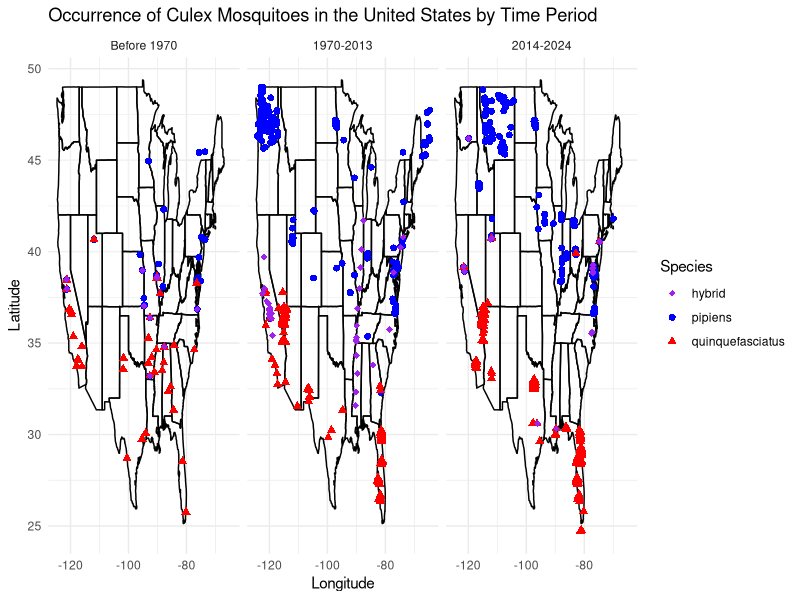
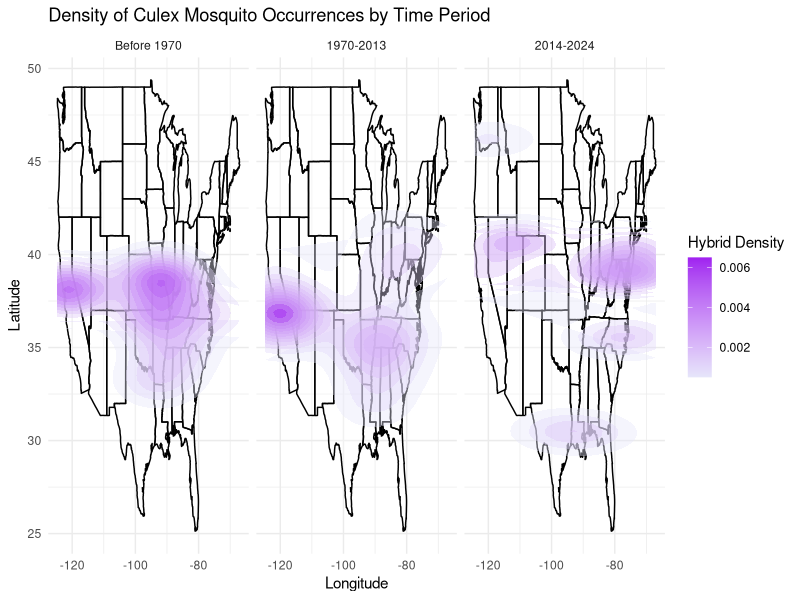

Recreate these plots in R, in order.
# Load necessary libraries
library(ggplot2)
library(sf)
library(dplyr)
library(maps)

# Load the data from your CSV files, filter out NAs, and ensure `year` column is numeric
pipiens <- read.csv("coords_pip_v4.csv") %>%
  filter(!is.na(year) & latitude > 20) %>%
  mutate(year = as.numeric(year))

quinquefasciatus <- read.csv("coords_qui_v4.csv") %>%
  filter(!is.na(year) & latitude > 20) %>%
  mutate(year = as.numeric(year))

hybrids <- read.csv("coords_hyb_v4.csv") %>%
  filter(!is.na(year) & latitude > 20) %>%
  mutate(year = as.numeric(year))

# Add time period labels to each dataset and make Time_Period a factor in chronological order
pipiens <- pipiens %>% mutate(Time_Period = factor(case_when(
  year < 1970 ~ "Before 1970",
  year >= 1970 & year <= 2013 ~ "1970-2013",
  year >= 2014 & year <= 2024 ~ "2014-2024",
  TRUE ~ "Unknown"  # Ensures no NA values in Time_Period
), levels = c("Before 1970", "1970-2013", "2014-2024")))

quinquefasciatus <- quinquefasciatus %>% mutate(Time_Period = factor(case_when(
  year < 1970 ~ "Before 1970",
  year >= 1970 & year <= 2013 ~ "1970-2013",
  year >= 2014 & year <= 2024 ~ "2014-2024",
  TRUE ~ "Unknown"
), levels = c("Before 1970", "1970-2013", "2014-2024")))

hybrids <- hybrids %>% mutate(Time_Period = factor(case_when(
  year < 1970 ~ "Before 1970",
  year >= 1970 & year <= 2013 ~ "1970-2013",
  year >= 2014 & year <= 2024 ~ "2014-2024",
  TRUE ~ "Unknown"
), levels = c("Before 1970", "1970-2013", "2014-2024")))

# Remove any entries labeled "Unknown" in Time_Period
pipiens <- pipiens %>% filter(Time_Period != "Unknown")
quinquefasciatus <- quinquefasciatus %>% filter(Time_Period != "Unknown")
hybrids <- hybrids %>% filter(Time_Period != "Unknown")

# Combine all datasets
all_data <- bind_rows(
  pipiens %>% mutate(Species = "pipiens"),
  quinquefasciatus %>% mutate(Species = "quinquefasciatus"),
  hybrids %>% mutate(Species = "hybrid")
)

# Load USA state outlines from the maps package
us_states <- map_data("state")

# Plot with facets for each time period, arranged in chronological order
ggplot() +
  # Add USA basemap with state outlines
  geom_polygon(data = us_states, aes(x = long, y = lat, group = group),
               fill = "white", color = "black", alpha = 0.3) +
  
  # Plot individual points with consistent colors and shapes
  geom_point(data = all_data, aes(x = longitude, y = latitude, color = Species, shape = Species), size = 2) +
  
  # Set color and shape scales
  scale_color_manual(values = c("pipiens" = "blue", "quinquefasciatus" = "red", "hybrid" = "purple")) +
  scale_shape_manual(values = c("pipiens" = 16, "quinquefasciatus" = 17, "hybrid" = 18)) +
  
  # Facet the plot into three panels by time period in a single row
  facet_wrap(~Time_Period, nrow = 1) +
  
  # Add title and labels
  labs(title = "Occurrence of Culex Mosquitoes in the United States by Time Period",
       x = "Longitude", y = "Latitude", color = "Species", shape = "Species") +
  
  # Apply minimal theme
  theme_minimal()

# Plot separate density plots by species
ggplot() +
  # Add USA basemap with state outlines
  geom_polygon(data = us_states, aes(x = long, y = lat, group = group),
               fill = "white", color = "black", alpha = 0.3) +
  
  # Add density layer for hybrids in purple
  stat_density_2d(data = all_data %>% filter(Species == "hybrid"),
                  aes(x = longitude, y = latitude, fill = after_stat(level)),
                  geom = "polygon", alpha = 0.4) +
  scale_fill_gradient(low = "lavender", high = "purple", name = "Hybrid Density") +
  
  # Facet the plot into three panels by time period in a single row
  facet_wrap(~Time_Period, nrow = 1) +
  
  # Add title and labels
  labs(title = "Density of Culex Mosquito Occurrences by Time Period",
       x = "Longitude", y = "Latitude") +
  
  # Apply minimal theme
  theme_minimal()
